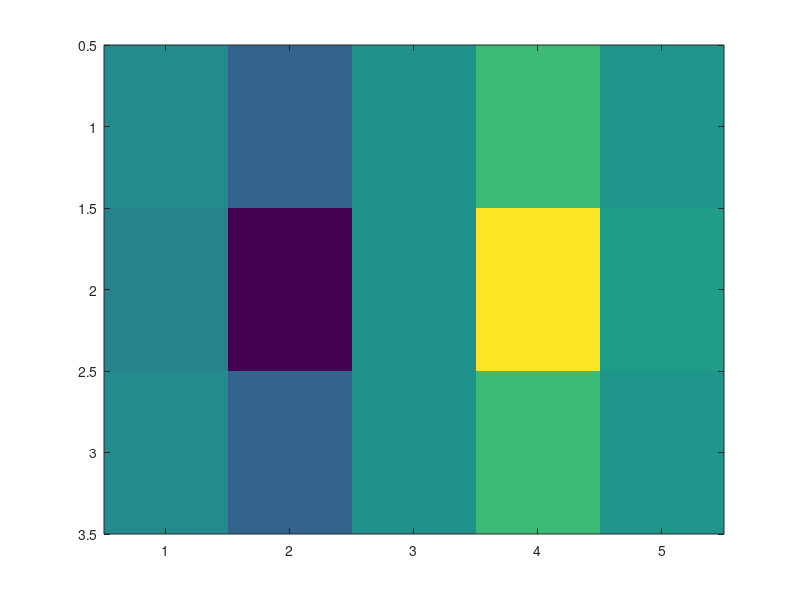

The MATLAB source for this figure:
Y= [-1 -1 -1 -1 -1
    0  0  0  0  0
    1  1  1  1  1];

X= [-2 -1 0 1 2
    -2 -1 0 1 2
    -2 -1 0 1 2];

[X, Y] =  meshgrid(-2:2, -1:1);

Z = X .* exp(-X.^2 - Y.^2);
imagesc(X)
imagesc(Z)